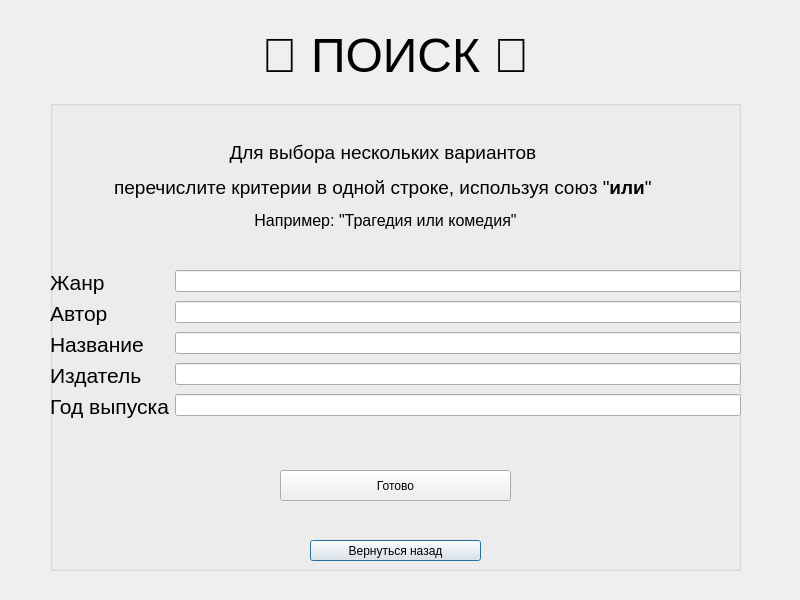
<?xml version="1.0" encoding="UTF-8"?>
<ui version="4.0">
 <class>FindItem</class>
 <widget class="QDialog" name="FindItem">
  <property name="geometry">
   <rect>
    <x>0</x>
    <y>0</y>
    <width>800</width>
    <height>600</height>
   </rect>
  </property>
  <property name="windowTitle">
   <string>Dialog</string>
  </property>
  <widget class="QGroupBox" name="groupBox">
   <property name="geometry">
    <rect>
     <x>50</x>
     <y>100</y>
     <width>691</width>
     <height>471</height>
    </rect>
   </property>
   <property name="title">
    <string/>
   </property>
   <widget class="QLabel" name="label_23">
    <property name="geometry">
     <rect>
      <x>-10</x>
      <y>40</y>
      <width>691</width>
      <height>91</height>
     </rect>
    </property>
    <property name="text">
     <string>&lt;html&gt;&lt;head/&gt;&lt;body&gt;&lt;p align=&quot;center&quot;&gt;&lt;span style=&quot; font-size:14pt;&quot;&gt;Для выбора нескольких вариантов &lt;/span&gt;&lt;/p&gt;&lt;p align=&quot;center&quot;&gt;&lt;span style=&quot; font-size:14pt;&quot;&gt;перечислите критерии в одной строке, используя союз &amp;quot;&lt;/span&gt;&lt;span style=&quot; font-size:14pt; font-weight:700;&quot;&gt;или&lt;/span&gt;&lt;span style=&quot; font-size:14pt;&quot;&gt;&amp;quot; &lt;/span&gt;&lt;/p&gt;&lt;p align=&quot;center&quot;&gt;&lt;span style=&quot; font-size:12pt;&quot;&gt;Например: &amp;quot;Трагедия или комедия&amp;quot;&lt;/span&gt;&lt;/p&gt;&lt;/body&gt;&lt;/html&gt;</string>
    </property>
   </widget>
   <widget class="QPushButton" name="pushButton">
    <property name="geometry">
     <rect>
      <x>260</x>
      <y>440</y>
      <width>171</width>
      <height>21</height>
     </rect>
    </property>
    <property name="text">
     <string>Вернуться назад</string>
    </property>
   </widget>
   <widget class="QWidget" name="layoutWidget">
    <property name="geometry">
     <rect>
      <x>0</x>
      <y>170</y>
      <width>691</width>
      <height>161</height>
     </rect>
    </property>
    <layout class="QFormLayout" name="formLayout">
     <item row="0" column="0">
      <widget class="QLabel" name="label">
       <property name="text">
        <string>&lt;html&gt;&lt;head/&gt;&lt;body&gt;&lt;p&gt;&lt;span style=&quot; font-size:16pt;&quot;&gt;Жанр&lt;/span&gt;&lt;/p&gt;&lt;/body&gt;&lt;/html&gt;</string>
       </property>
      </widget>
     </item>
     <item row="0" column="1">
      <widget class="QLineEdit" name="section"/>
     </item>
     <item row="1" column="0">
      <widget class="QLabel" name="label_2">
       <property name="text">
        <string>&lt;html&gt;&lt;head/&gt;&lt;body&gt;&lt;p&gt;&lt;span style=&quot; font-size:16pt;&quot;&gt;Автор&lt;/span&gt;&lt;/p&gt;&lt;/body&gt;&lt;/html&gt;</string>
       </property>
      </widget>
     </item>
     <item row="1" column="1">
      <widget class="QLineEdit" name="author"/>
     </item>
     <item row="2" column="0">
      <widget class="QLabel" name="label_3">
       <property name="text">
        <string>&lt;html&gt;&lt;head/&gt;&lt;body&gt;&lt;p&gt;&lt;span style=&quot; font-size:16pt;&quot;&gt;Название&lt;/span&gt;&lt;/p&gt;&lt;/body&gt;&lt;/html&gt;</string>
       </property>
      </widget>
     </item>
     <item row="2" column="1">
      <widget class="QLineEdit" name="name"/>
     </item>
     <item row="3" column="0">
      <widget class="QLabel" name="label_4">
       <property name="text">
        <string>&lt;html&gt;&lt;head/&gt;&lt;body&gt;&lt;p&gt;&lt;span style=&quot; font-size:16pt;&quot;&gt;Издатель&lt;/span&gt;&lt;/p&gt;&lt;/body&gt;&lt;/html&gt;</string>
       </property>
      </widget>
     </item>
     <item row="3" column="1">
      <widget class="QLineEdit" name="publisher"/>
     </item>
     <item row="4" column="0">
      <widget class="QLabel" name="label_5">
       <property name="text">
        <string>&lt;html&gt;&lt;head/&gt;&lt;body&gt;&lt;p&gt;&lt;span style=&quot; font-size:16pt;&quot;&gt;Год выпуска&lt;/span&gt;&lt;/p&gt;&lt;/body&gt;&lt;/html&gt;</string>
       </property>
      </widget>
     </item>
     <item row="4" column="1">
      <widget class="QLineEdit" name="publisher_year"/>
     </item>
    </layout>
   </widget>
   <widget class="QPushButton" name="pushButton_2">
    <property name="geometry">
     <rect>
      <x>230</x>
      <y>370</y>
      <width>231</width>
      <height>31</height>
     </rect>
    </property>
    <property name="text">
     <string>Готово</string>
    </property>
   </widget>
  </widget>
  <widget class="QLabel" name="label_10">
   <property name="geometry">
    <rect>
     <x>190</x>
     <y>10</y>
     <width>411</width>
     <height>91</height>
    </rect>
   </property>
   <property name="text">
    <string>&lt;html&gt;&lt;head/&gt;&lt;body&gt;&lt;p align=&quot;center&quot;&gt;&lt;span style=&quot; font-size:36pt;&quot;&gt;🔎 ПОИСК 🔎&lt;/span&gt;&lt;/p&gt;&lt;/body&gt;&lt;/html&gt;</string>
   </property>
  </widget>
 </widget>
 <resources/>
 <connections/>
</ui>
